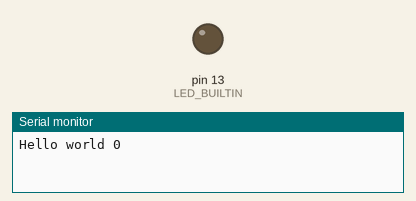
This sketch was run on a simulated Arduino Uno, built with avr-gcc and run on an emulated ATmega328P. On the bench: output pins drawn as LEDs (lit = HIGH), the last lines printed to the serial monitor.

Above: at 0.5 s.
At 4.5 s:
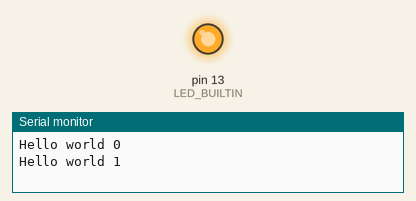
Timing chart, 0 to 6.9 s (numbered marks = the images above):
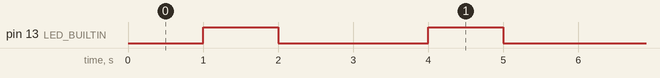

Measured:
- by itself, pin 13 (LED_BUILTIN): alternates HIGH for 1.0 s and LOW for 2.0 s

The sketch:

blink.ino
```cpp
#include <Arduino.h>

void setup() {
  Serial.begin(9600);
  pinMode(LED_BUILTIN, OUTPUT);
}


void loop() {
  static int i = 0;
  Serial.println("Hello world " + String(i++));
  delay(1000);

  digitalWrite(LED_BUILTIN, HIGH);   // turn the LED on (HIGH is the voltage level)
  delay(1000);                       // wait for a second
  digitalWrite(LED_BUILTIN, LOW);    // turn the LED off by making the voltage LOW
  delay(1000);
}
```
